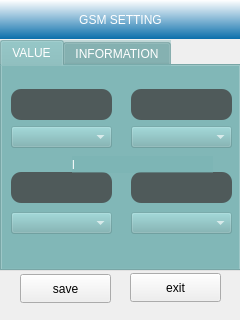
<?xml version="1.0" encoding="UTF-8"?>
<ui version="4.0">
 <class>GsmSetting</class>
 <widget class="QWidget" name="GsmSetting">
  <property name="geometry">
   <rect>
    <x>0</x>
    <y>0</y>
    <width>240</width>
    <height>320</height>
   </rect>
  </property>
  <property name="windowTitle">
   <string>Form</string>
  </property>
  <widget class="QPushButton" name="pushButton">
   <property name="geometry">
    <rect>
     <x>130</x>
     <y>273</y>
     <width>91</width>
     <height>29</height>
    </rect>
   </property>
   <property name="text">
    <string>exit</string>
   </property>
  </widget>
  <widget class="QPushButton" name="pushButton_2">
   <property name="geometry">
    <rect>
     <x>20</x>
     <y>274</y>
     <width>91</width>
     <height>29</height>
    </rect>
   </property>
   <property name="text">
    <string>save</string>
   </property>
  </widget>
  <widget class="QLabel" name="title">
   <property name="geometry">
    <rect>
     <x>0</x>
     <y>0</y>
     <width>241</width>
     <height>39</height>
    </rect>
   </property>
   <property name="styleSheet">
    <string notr="true">background-color: qlineargradient(spread:repeat, x1:0, y1:1, x2:0, y2:0, stop:0 rgba(11, 111, 171, 255), stop:1 rgba(255, 255, 255, 255));
color: rgb(255, 255, 255);</string>
   </property>
   <property name="text">
    <string>GSM SETTING</string>
   </property>
   <property name="alignment">
    <set>Qt::AlignCenter</set>
   </property>
  </widget>
  <widget class="QTabWidget" name="tabWidget">
   <property name="geometry">
    <rect>
     <x>0</x>
     <y>40</y>
     <width>241</width>
     <height>231</height>
    </rect>
   </property>
   <property name="styleSheet">
    <string notr="true">background-color: rgba(119, 179, 179, 100);
color: rgb(255, 255, 255);</string>
   </property>
   <property name="currentIndex">
    <number>0</number>
   </property>
   <widget class="QWidget" name="widget">
    <attribute name="title">
     <string>VALUE</string>
    </attribute>
    <widget class="QComboBox" name="comboBox">
     <property name="geometry">
      <rect>
       <x>9</x>
       <y>60</y>
       <width>101</width>
       <height>22</height>
      </rect>
     </property>
    </widget>
    <widget class="QLabel" name="label_4">
     <property name="geometry">
      <rect>
       <x>129</x>
       <y>106</y>
       <width>101</width>
       <height>31</height>
      </rect>
     </property>
     <property name="styleSheet">
      <string notr="true">background-color: rgba(65, 65, 65, 200);
border-radius:10px;
color: rgb(255, 255, 255);
padding:2px;</string>
     </property>
     <property name="text">
      <string/>
     </property>
     <property name="alignment">
      <set>Qt::AlignLeading|Qt::AlignLeft|Qt::AlignVCenter</set>
     </property>
    </widget>
    <widget class="QLabel" name="label">
     <property name="geometry">
      <rect>
       <x>9</x>
       <y>23</y>
       <width>101</width>
       <height>31</height>
      </rect>
     </property>
     <property name="styleSheet">
      <string notr="true">background-color: rgba(65, 65, 65, 200);
border-radius:10px;
color: rgb(255, 255, 255);
padding:2px;</string>
     </property>
     <property name="text">
      <string/>
     </property>
     <property name="alignment">
      <set>Qt::AlignLeading|Qt::AlignLeft|Qt::AlignVCenter</set>
     </property>
    </widget>
    <widget class="QComboBox" name="comboBox_3">
     <property name="geometry">
      <rect>
       <x>9</x>
       <y>146</y>
       <width>101</width>
       <height>22</height>
      </rect>
     </property>
    </widget>
    <widget class="QComboBox" name="comboBox_4">
     <property name="geometry">
      <rect>
       <x>129</x>
       <y>146</y>
       <width>101</width>
       <height>22</height>
      </rect>
     </property>
    </widget>
    <widget class="QLabel" name="label_3">
     <property name="geometry">
      <rect>
       <x>9</x>
       <y>106</y>
       <width>101</width>
       <height>31</height>
      </rect>
     </property>
     <property name="styleSheet">
      <string notr="true">background-color: rgba(65, 65, 65, 200);
border-radius:10px;
color: rgb(255, 255, 255);
padding:2px;</string>
     </property>
     <property name="text">
      <string/>
     </property>
     <property name="alignment">
      <set>Qt::AlignLeading|Qt::AlignLeft|Qt::AlignVCenter</set>
     </property>
    </widget>
    <widget class="QLabel" name="label_2">
     <property name="geometry">
      <rect>
       <x>129</x>
       <y>23</y>
       <width>101</width>
       <height>31</height>
      </rect>
     </property>
     <property name="styleSheet">
      <string notr="true">background-color: rgba(65, 65, 65, 200);
border-radius:10px;
color: rgb(255, 255, 255);
padding:2px;</string>
     </property>
     <property name="text">
      <string/>
     </property>
     <property name="alignment">
      <set>Qt::AlignLeading|Qt::AlignLeft|Qt::AlignVCenter</set>
     </property>
    </widget>
    <widget class="QComboBox" name="comboBox_2">
     <property name="geometry">
      <rect>
       <x>129</x>
       <y>60</y>
       <width>101</width>
       <height>22</height>
      </rect>
     </property>
    </widget>
    <widget class="QLabel" name="label_7">
     <property name="geometry">
      <rect>
       <x>70</x>
       <y>90</y>
       <width>141</width>
       <height>17</height>
      </rect>
     </property>
     <property name="text">
      <string>l</string>
     </property>
    </widget>
   </widget>
   <widget class="QWidget" name="tab_2">
    <attribute name="title">
     <string>INFORMATION</string>
    </attribute>
    <widget class="QLabel" name="label_14">
     <property name="geometry">
      <rect>
       <x>120</x>
       <y>156</y>
       <width>91</width>
       <height>31</height>
      </rect>
     </property>
     <property name="styleSheet">
      <string notr="true"/>
     </property>
     <property name="text">
      <string/>
     </property>
     <property name="alignment">
      <set>Qt::AlignLeading|Qt::AlignLeft|Qt::AlignVCenter</set>
     </property>
    </widget>
    <widget class="QLabel" name="label_5">
     <property name="geometry">
      <rect>
       <x>40</x>
       <y>10</y>
       <width>151</width>
       <height>31</height>
      </rect>
     </property>
     <property name="styleSheet">
      <string notr="true">background-color: rgba(65, 65, 65, 200);
border-radius:10px;
color: rgb(255, 255, 255);
padding:2px;</string>
     </property>
     <property name="text">
      <string/>
     </property>
     <property name="alignment">
      <set>Qt::AlignLeading|Qt::AlignLeft|Qt::AlignVCenter</set>
     </property>
    </widget>
    <widget class="QLabel" name="label_6">
     <property name="geometry">
      <rect>
       <x>40</x>
       <y>80</y>
       <width>151</width>
       <height>31</height>
      </rect>
     </property>
     <property name="styleSheet">
      <string notr="true">background-color: rgba(65, 65, 65, 200);
border-radius:10px;
color: rgb(255, 255, 255);
padding:2px;</string>
     </property>
     <property name="text">
      <string/>
     </property>
     <property name="alignment">
      <set>Qt::AlignLeading|Qt::AlignLeft|Qt::AlignVCenter</set>
     </property>
    </widget>
    <widget class="QLineEdit" name="lineEdit_2">
     <property name="geometry">
      <rect>
       <x>60</x>
       <y>120</y>
       <width>101</width>
       <height>25</height>
      </rect>
     </property>
     <property name="text">
      <string/>
     </property>
     <property name="echoMode">
      <enum>QLineEdit::Password</enum>
     </property>
    </widget>
    <widget class="QLineEdit" name="lineEdit">
     <property name="geometry">
      <rect>
       <x>60</x>
       <y>50</y>
       <width>101</width>
       <height>25</height>
      </rect>
     </property>
     <property name="text">
      <string/>
     </property>
    </widget>
   </widget>
  </widget>
 </widget>
 <resources/>
 <connections/>
</ui>
